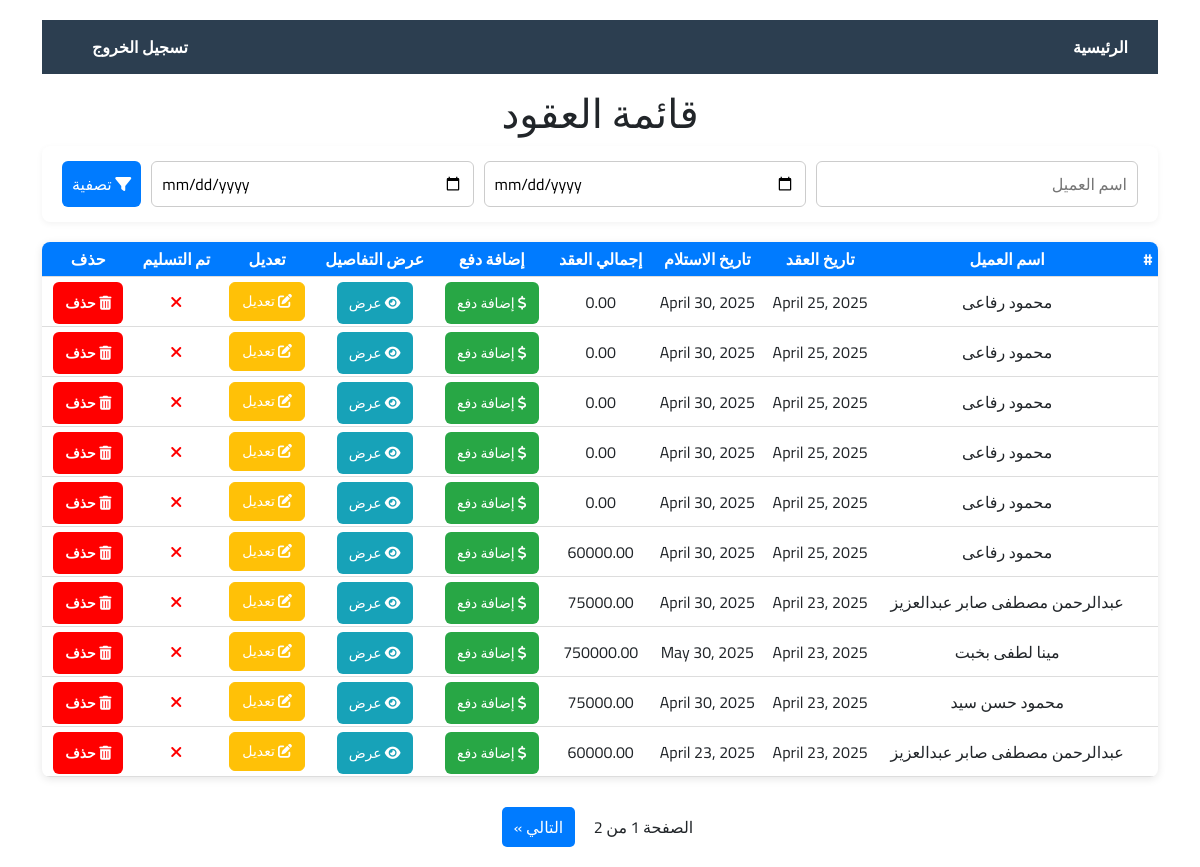
Before: /contracts/ with the older database file.
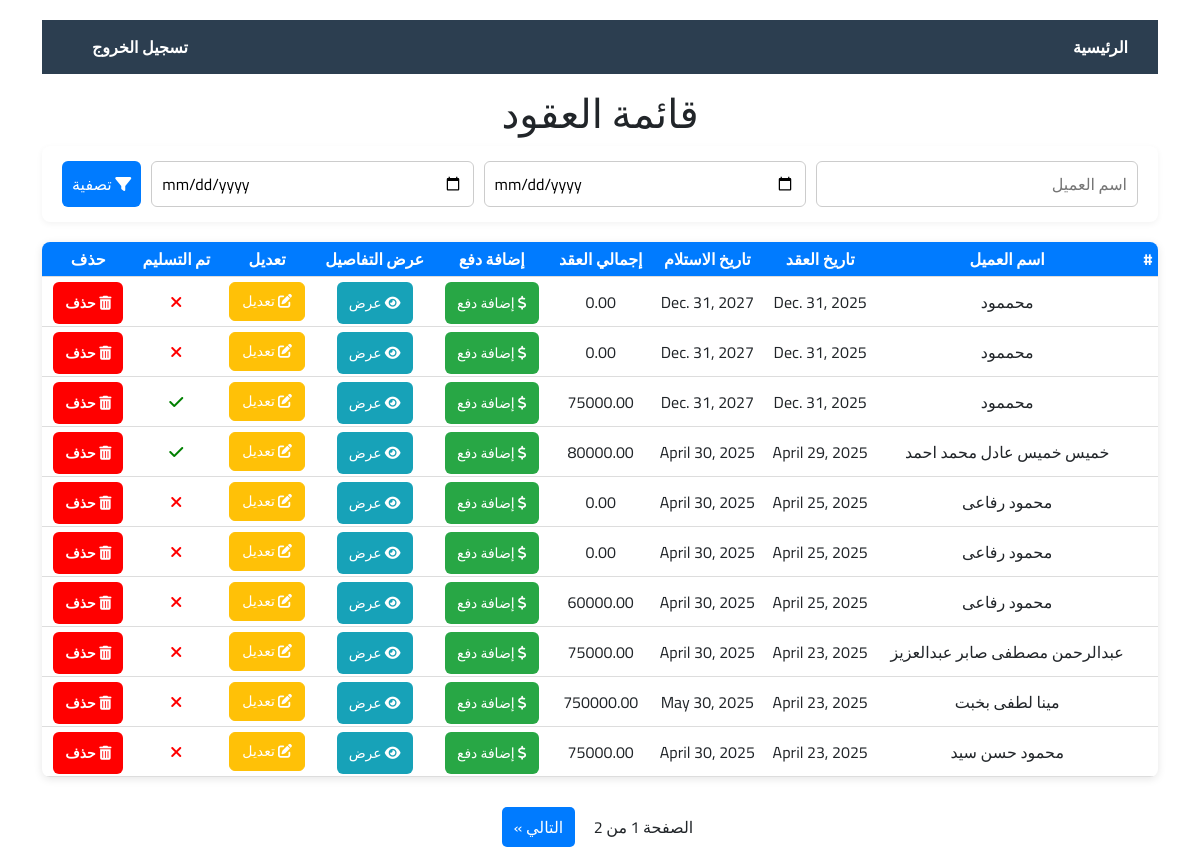
After: the same page with the newer database file.
### app/models.py (models this page shows, shortened)
class Contract(models.Model):
    client_name = models.CharField(max_length=220)
    client_id = models.CharField(max_length=14)
    client_address = models.CharField(max_length=220)
    contract_date = models.DateField()
    recieve_date = models.DateField()
    contract_total = models.DecimalField(max_digits=10, decimal_places=2)
    remain= models.DecimalField(max_digits=10, decimal_places=2, default=0.00)
    employee_name = models.CharField(max_length=200, default=' ')
    contract_header_image = models.ImageField(upload_to='contracts', default='logo.jpg')
    is_deliver = models.BooleanField(default=False)
    class Meta:
        ordering = ('-contract_date', )

### app/views.py (the view)
# urls.py: path('contracts/', contract_list, name='contracts'),
def contract_list(request):
    contracts = Contract.objects.all()
    client_name = request.GET.get("client_name")
    contract_date = request.GET.get("contract_date")
    recieve_date = request.GET.get("recieve_date")
    if client_name:
        contracts = contracts.filter(client_name__icontains=client_name)
    if contract_date:
        contracts = contracts.filter(contract_date=contract_date)
    if recieve_date:
        contracts = contracts.filter(recieve_date=recieve_date)
    paginator = Paginator(contracts, 10)
    page_number = request.GET.get("page")
    page_obj = paginator.get_page(page_number)
    return render(request, 'contracts.html', {
        'page_obj': page_obj,
        'contracts': page_obj.object_list,
    })

### templates/contracts.html (shortened to what this page needs)
<!DOCTYPE html>
<html lang="ar" dir="rtl">
<head>
    <link rel="stylesheet" href="https://cdnjs.cloudflare.com/ajax/libs/font-awesome/6.5.0/css/all.min.css">
  <link href="https://cdn.jsdelivr.net/npm/bootstrap@5.3.0/dist/css/bootstrap.min.css" rel="stylesheet">
</head>
<body>
<div class="container">
  <div class="navbar">
    <div>
        <a href="{%url 'home' %}">الرئيسية</a>
    </div>
    <div>
        <a href="{%url 'logout' %}">تسجيل الخروج</a>
    </div>
</div>
    <h1  class="mt-3">قائمة العقود</h1>
    <form method="get" class="filter-form">
        <input type="text" name="client_name" placeholder="اسم العميل" value="{{ request.GET.client_name }}">
        <input type="date" name="contract_date" placeholder="تاريخ العقد" value="{{ request.GET.contract_date }}">
        <input type="date" name="recieve_date" placeholder="تاريخ الاستلام" value="{{ request.GET.recieve_date }}">
        <button type="submit"><i class="fas fa-filter"></i> تصفية</button>
    </form>
    <table>
        <thead>
            <tr>
                <th>#</th>
                <th>اسم العميل</th>
                <th>تاريخ العقد</th>
                <th>تاريخ الاستلام</th>
                <th>إجمالي العقد</th>
                <th>إضافة دفع</th>
                <th>عرض التفاصيل</th>
                <th>تعديل</th>
                <th>تم التسليم </th>
                <th>حذف</th>
            </tr>
        </thead>
        <tbody>
            {% for contract in contracts %}
            <tr>
                <td>{{ row_number }}</td>
                <td>{{ contract.client_name }}</td>
                <td>{{ contract.contract_date }}</td>
                <td>{{ contract.recieve_date }}</td>
                <td>{{ contract.contract_total }}</td>
                <td class="actions">
                    <a href="#" class="view-btn open-modal" style="background-color: #28a745 !important;"
                        data-url="{% url 'create_deliverable' contract.pk %}"
                        data-contract="{{ contract.client_name }}">
                        <i class="fas fa-dollar-sign"></i> إضافة دفع
                    </a>
                </td>
                <td class="actions">
                    <a href="{%url 'contract_details' contract.pk %}" class="view-btn">
                        <i class="fas fa-eye"></i> عرض
                    </a>
                </td>
                <td class="actions">
                  <a  href="{%url 'update_contract' contract.pk %}" class="view-btn btn btn-warning">
                      <i class="fas fa-edit"></i> تعديل
                  </a>
              </td>
                <td class="actions">
               {%if contract.is_deliver%}
                <i style="color: green;" class="fas fa-check"></i>
               {%else%}
               <i style="color: red;" class="fa-solid fa-xmark"></i>
               {%endif%}
                  </td>
                <td class="actions">
                  <a href="#"
                     class="view-btn delete-btn"
                     data-url="{% url 'delete_contract' contract.pk %}"
                     data-name="{{ contract.client_name }}">
                     <i class="fas fa-trash-alt"> حذف  </i>
                  </a>
              </td>
            </tr>
            {% empty %}
            <tr>
                <td colspan="7">لا توجد عقود مطابقة.</td>
            </tr>
            {% endfor %}
        </tbody>
    </table>
    {% with '' as filters %}
    <div style="text-align: center !important;" class="cust0m-pagination">
        <span>الصفحة {{ page_obj.number }} من {{ page_obj.paginator.num_pages }}</span>
        {% if page_obj.has_next %}
            <a href="?{{ filters }}page={{ page_obj.next_page_number }}">
                التالي &raquo;
            </a>
        {% endif %}
    </div>
{% endwith %}
</div>
</body>
</html>

### templates/contracts.html (style rules this page uses)
body { font-family: 'Cairo' !important; background-color: #f4f6f9; padding: 20px; }
.container { max-width: 1200px; margin: auto; }
h1 { text-align: center; margin-bottom: 30px; color: #333; }
.filter-form { background: #fff; padding: 15px 20px; margin-bottom: 20px; border-radius: 8px; display: flex; flex-wrap: wrap; gap: 10px; box-shadow: 0 2px 6px rgba(0,0,0,0.05); }
.filter-form input, .filter-form button { padding: 10px; border-radius: 6px; border: 1px solid #ccc; }
.filter-form input { flex: 1; }
.filter-form button { background-color: #007bff; color: white; border: none; cursor: pointer; }
table { width: 100%; background-color: white; border-radius: 8px; overflow: hidden; box-shadow: 0 2px 8px rgba(0,0,0,0.1); margin-bottom: 20px; border-collapse: collapse; }
table thead { background-color: #007bff; color: white; }
table th, table td { padding: 5px; text-align: center; border-bottom: 1px solid #ddd; }
.actions a { padding: 8px 12px; margin: 0 3px; border-radius: 6px; text-decoration: none; color: white; font-size: 14px; }
.view-btn { background-color: #17a2b8; }
.cust0m-pagination { text-align: center; margin-top: 30px; }
.cust0m-pagination a { display: inline-block; margin: 0 5px; padding: 8px 12px; background-color: #007bff; color: white; border-radius: 5px; text-decoration: none; }
.cust0m-pagination span { margin: 0 10px; }
.navbar { background-color: #2c3e50 !important; color: white !important; padding: 15px 30px !important; display: flex !important; justify-content: space-between !important; align-items: center !important; }
.navbar a { color: white !important; text-decoration: none !important; font-weight: bold !important; margin-left: 20px !important; }
.delete-btn { background-color: red !important; }

Changed rows visible on the page:
removed Contract: client_name "محمود رفاعى", contract_date "April 25, 2025", recieve_date "April 30, 2025", contract_total "0.00", is_deliver False (drawn)
removed Contract: client_name "محمود رفاعى", contract_date "April 25, 2025", recieve_date "April 30, 2025", contract_total "0.00", is_deliver False (drawn)
removed Contract: client_name "محمود رفاعى", contract_date "April 25, 2025", recieve_date "April 30, 2025", contract_total "0.00", is_deliver False (drawn)
no longer on this page (row unchanged): Contract: client_name "عبدالرحمن مصطفى صابر عبدالعزيز", contract_date "April 23, 2025", recieve_date "April 23, 2025", contract_total "60000.00", is_deliver False (drawn)
added Contract: client_name "محممود", contract_date "Dec. 31, 2025", recieve_date "Dec. 31, 2027", contract_total "0.00", is_deliver False (drawn)
added Contract: client_name "محممود", contract_date "Dec. 31, 2025", recieve_date "Dec. 31, 2027", contract_total "0.00", is_deliver False (drawn)
added Contract: client_name "محممود", contract_date "Dec. 31, 2025", recieve_date "Dec. 31, 2027", contract_total "75000.00", is_deliver True (drawn)
added Contract: client_name "خميس خميس عادل محمد احمد", contract_date "April 29, 2025", recieve_date "April 30, 2025", contract_total "80000.00", is_deliver True (drawn)
